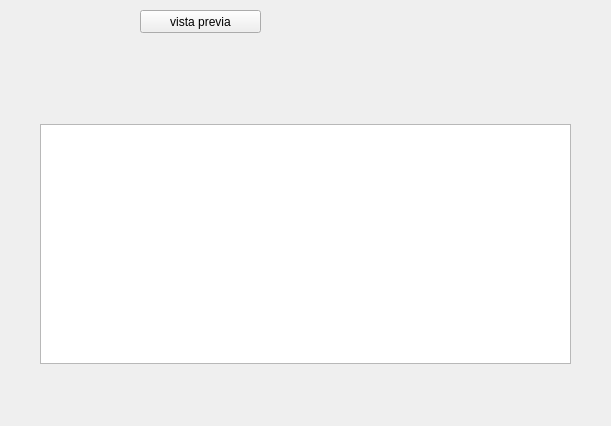
<?xml version="1.0" encoding="UTF-8"?>
<ui version="4.0">
 <class>MainWindow</class>
 <widget class="QMainWindow" name="MainWindow">
  <property name="geometry">
   <rect>
    <x>0</x>
    <y>0</y>
    <width>611</width>
    <height>426</height>
   </rect>
  </property>
  <property name="windowTitle">
   <string>MainWindow</string>
  </property>
  <property name="styleSheet">
   <string notr="true">*{
	font: 75 12pt &quot;Times New Roman&quot;;
}</string>
  </property>
  <widget class="QWidget" name="centralwidget">
   <layout class="QVBoxLayout" name="verticalLayout">
    <property name="spacing">
     <number>0</number>
    </property>
    <property name="leftMargin">
     <number>0</number>
    </property>
    <property name="topMargin">
     <number>0</number>
    </property>
    <property name="rightMargin">
     <number>0</number>
    </property>
    <property name="bottomMargin">
     <number>0</number>
    </property>
    <item>
     <widget class="QFrame" name="frame">
      <property name="frameShape">
       <enum>QFrame::NoFrame</enum>
      </property>
      <property name="frameShadow">
       <enum>QFrame::Raised</enum>
      </property>
      <layout class="QVBoxLayout" name="verticalLayout_2" stretch="1,5">
       <property name="spacing">
        <number>0</number>
       </property>
       <property name="leftMargin">
        <number>0</number>
       </property>
       <property name="topMargin">
        <number>0</number>
       </property>
       <property name="rightMargin">
        <number>0</number>
       </property>
       <property name="bottomMargin">
        <number>0</number>
       </property>
       <item>
        <widget class="QFrame" name="frame_2">
         <property name="frameShape">
          <enum>QFrame::NoFrame</enum>
         </property>
         <property name="frameShadow">
          <enum>QFrame::Raised</enum>
         </property>
         <widget class="QPushButton" name="vistaprevia">
          <property name="geometry">
           <rect>
            <x>140</x>
            <y>10</y>
            <width>121</width>
            <height>23</height>
           </rect>
          </property>
          <property name="text">
           <string>vista previa</string>
          </property>
         </widget>
        </widget>
       </item>
       <item>
        <widget class="QFrame" name="frame_3">
         <property name="frameShape">
          <enum>QFrame::NoFrame</enum>
         </property>
         <property name="frameShadow">
          <enum>QFrame::Raised</enum>
         </property>
         <layout class="QVBoxLayout" name="verticalLayout_3">
          <property name="spacing">
           <number>0</number>
          </property>
          <property name="leftMargin">
           <number>0</number>
          </property>
          <property name="topMargin">
           <number>0</number>
          </property>
          <property name="rightMargin">
           <number>0</number>
          </property>
          <property name="bottomMargin">
           <number>0</number>
          </property>
          <item>
           <widget class="QScrollArea" name="scrollArea">
            <property name="frameShape">
             <enum>QFrame::NoFrame</enum>
            </property>
            <property name="widgetResizable">
             <bool>true</bool>
            </property>
            <widget class="QWidget" name="scrollAreaWidgetContents">
             <property name="geometry">
              <rect>
               <x>0</x>
               <y>0</y>
               <width>611</width>
               <height>355</height>
              </rect>
             </property>
             <layout class="QVBoxLayout" name="verticalLayout_4">
              <property name="spacing">
               <number>0</number>
              </property>
              <property name="leftMargin">
               <number>0</number>
              </property>
              <property name="topMargin">
               <number>0</number>
              </property>
              <property name="rightMargin">
               <number>0</number>
              </property>
              <property name="bottomMargin">
               <number>0</number>
              </property>
              <item>
               <widget class="QFrame" name="frame_4">
                <property name="frameShape">
                 <enum>QFrame::NoFrame</enum>
                </property>
                <property name="frameShadow">
                 <enum>QFrame::Raised</enum>
                </property>
                <layout class="QVBoxLayout" name="verticalLayout_5" stretch="1,4,1">
                 <property name="spacing">
                  <number>0</number>
                 </property>
                 <property name="leftMargin">
                  <number>0</number>
                 </property>
                 <property name="topMargin">
                  <number>0</number>
                 </property>
                 <property name="rightMargin">
                  <number>0</number>
                 </property>
                 <property name="bottomMargin">
                  <number>0</number>
                 </property>
                 <item>
                  <widget class="QFrame" name="frame_7">
                   <property name="frameShape">
                    <enum>QFrame::NoFrame</enum>
                   </property>
                   <property name="frameShadow">
                    <enum>QFrame::Raised</enum>
                   </property>
                  </widget>
                 </item>
                 <item>
                  <widget class="QFrame" name="frame_6">
                   <property name="minimumSize">
                    <size>
                     <width>450</width>
                     <height>250</height>
                    </size>
                   </property>
                   <property name="frameShape">
                    <enum>QFrame::NoFrame</enum>
                   </property>
                   <property name="frameShadow">
                    <enum>QFrame::Raised</enum>
                   </property>
                   <layout class="QHBoxLayout" name="horizontalLayout" stretch="0,1,0">
                    <property name="spacing">
                     <number>0</number>
                    </property>
                    <property name="leftMargin">
                     <number>0</number>
                    </property>
                    <property name="topMargin">
                     <number>0</number>
                    </property>
                    <property name="rightMargin">
                     <number>0</number>
                    </property>
                    <property name="bottomMargin">
                     <number>10</number>
                    </property>
                    <item>
                     <spacer name="horizontalSpacer">
                      <property name="orientation">
                       <enum>Qt::Horizontal</enum>
                      </property>
                      <property name="sizeHint" stdset="0">
                       <size>
                        <width>40</width>
                        <height>20</height>
                       </size>
                      </property>
                     </spacer>
                    </item>
                    <item>
                     <widget class="QPlainTextEdit" name="plainTextEdit">
                      <property name="readOnly">
                       <bool>true</bool>
                      </property>
                     </widget>
                    </item>
                    <item>
                     <spacer name="horizontalSpacer_2">
                      <property name="orientation">
                       <enum>Qt::Horizontal</enum>
                      </property>
                      <property name="sizeHint" stdset="0">
                       <size>
                        <width>40</width>
                        <height>20</height>
                       </size>
                      </property>
                     </spacer>
                    </item>
                   </layout>
                  </widget>
                 </item>
                 <item>
                  <widget class="QFrame" name="frame_12">
                   <property name="frameShape">
                    <enum>QFrame::NoFrame</enum>
                   </property>
                   <property name="frameShadow">
                    <enum>QFrame::Raised</enum>
                   </property>
                  </widget>
                 </item>
                </layout>
               </widget>
              </item>
             </layout>
            </widget>
           </widget>
          </item>
         </layout>
        </widget>
       </item>
      </layout>
     </widget>
    </item>
   </layout>
  </widget>
 </widget>
 <resources/>
 <connections/>
</ui>
